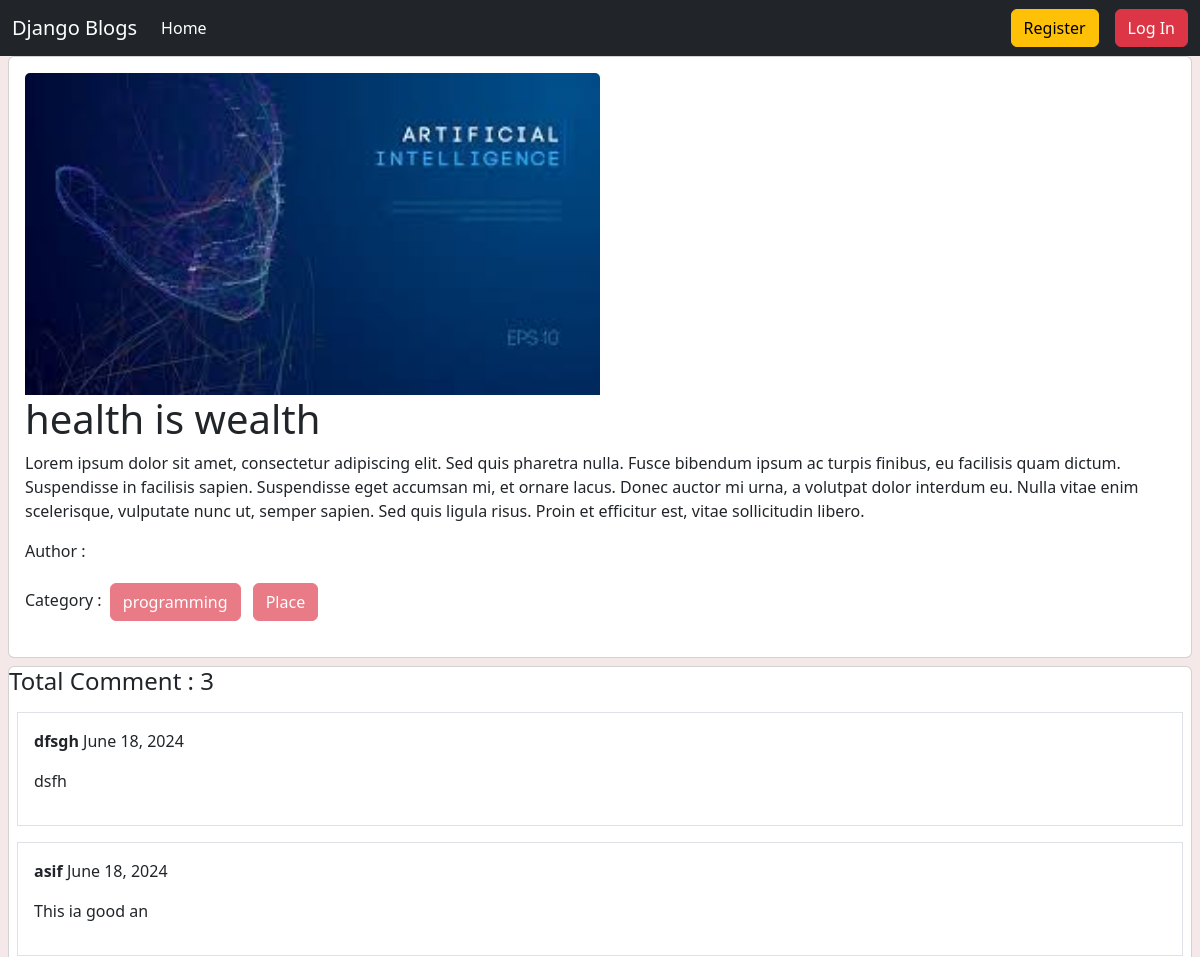
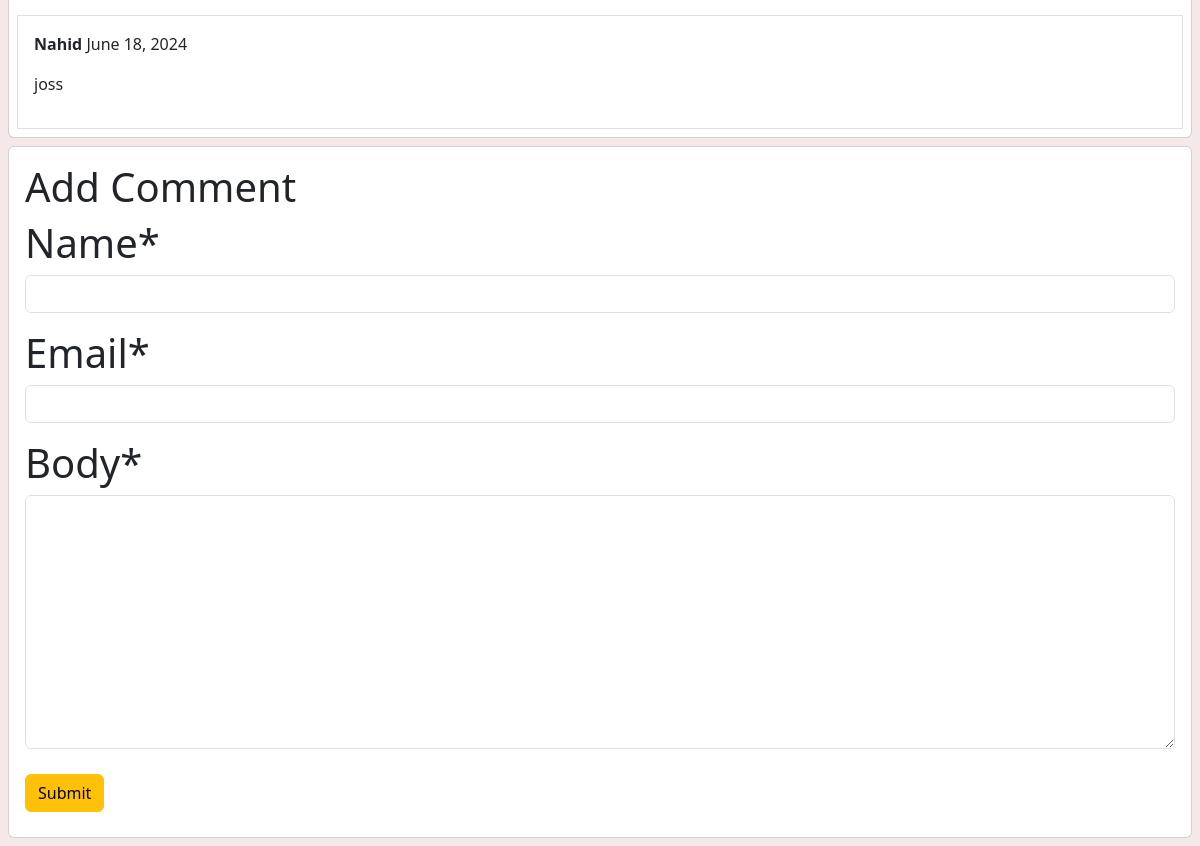
Page /post/details/1 on the committed database (2 pictures, top to bottom).
### posts/models.py (models this page shows, shortened)
class post(models.Model):
    title=models.CharField(max_length=100)
    content=models.TextField()
    category=models.ManyToManyField(category)
    author = models.ForeignKey(User, on_delete=models.CASCADE)
    image=models.ImageField(upload_to='posts/media/uploads/',blank=True,null=True)

class comment(models.Model):
    post=models.ForeignKey(post,on_delete=models.CASCADE,related_name='comments')
    name=models.CharField(max_length=100)
    email=models.EmailField()
    body=models.TextField()
    create_on=models.DateField(auto_now_add=True)

### categories/models.py (models this page shows, shortened)
class category(models.Model):
    name=models.CharField(max_length=50)
    slug=models.SlugField(max_length=100,unique=True,null=True,blank=True)

### posts/views.py (the view, shortened to what this page needs)
# urls.py: path('details/<int:id>', views.DetailPostView.as_view(),name='details'),
class DetailPostView(DetailView):
    model = models.post
    pk_url_kwarg = 'id'
    template_name = 'post_details.html'
    def get_context_data(self, **kwargs):
        context = super().get_context_data(**kwargs)
        post = self.object
        comments = post.comments.all()
        comment_form = forms.commentForm()
        context['comments'] = comments
        context['comment_form'] = comment_form
        return context

### posts/forms.py
class commentForm(forms.ModelForm):
    class Meta:
        model=comment
        fields=['name','email','body']

### posts/templates/post_details.html (shortened to what this page needs)
{% extends "base.html" %}
{% load crispy_forms_tags %}
{% block content %}
<div class="col-12">
    <div class="card mx-2">
      <div class="card-body">
 <img src="{{post.image.url}}" class="card-img-top" style="width:50%">
        <h1 class="card-title">{{post.title}}</h1>
        <p class="card-text">{{post.content  }}</p>
        <p>Author : {{post.author.first_name}}{{post.author.last_name}}</p>
        <p>Category : {% for i in post.category.all %}
          <button class="btn btn-danger sm m-1" disabled>{{i.name}} </button>
          {% endfor %} </p>
      </div>
    </div>
  </div>
  <div class="card m-2">
    <h4>Total Comment : {{comments | length }}</h4>
      {% for comment in  comments%}
      <div class="card-body border m-2">
      <p><b>{{comment.name}}</b> {{comment.create_on}}</p>
      <p>{{comment.body}}</p>
    </div>
    {%endfor%}
  </div>
  <div class="card m-2">
    <div class="card-body">
      <form method='POST'>
        <h1>Add Comment<h1>
      {{comment_form | crispy}}
      <button class="btn btn-warning">Submit</button>
    </div>
  </div>
{% endblock%}

### rows in the picture
post: image (picture), title "health is wealth", content "Lorem ipsum dolor sit amet, consectetur adipiscing elit. Sed quis pharetra nulla. Fusce bibendum ipsum ac turpis finibus, eu facilisis quam dictum. Suspendisse in facilisis sapien. Suspendisse eget accumsan mi, et ornare lacus. Donec auctor mi urna, a volutpat dolor interdum eu. Nulla vitae enim scelerisque, vulputate nunc ut, semper sapien. Sed quis ligula risus. Proin et efficitur est, vitae sollicitudin libero."
category: name "programming"
category: name "Place"
comment: name "dfsgh", create_on "June 18, 2024", body "dsfh"
comment: name "asif", create_on "June 18, 2024", body "This ia good an"
comment: name "Nahid", create_on "June 18, 2024", body "joss"

### other values in the picture
{{ comments | length }} "3"
